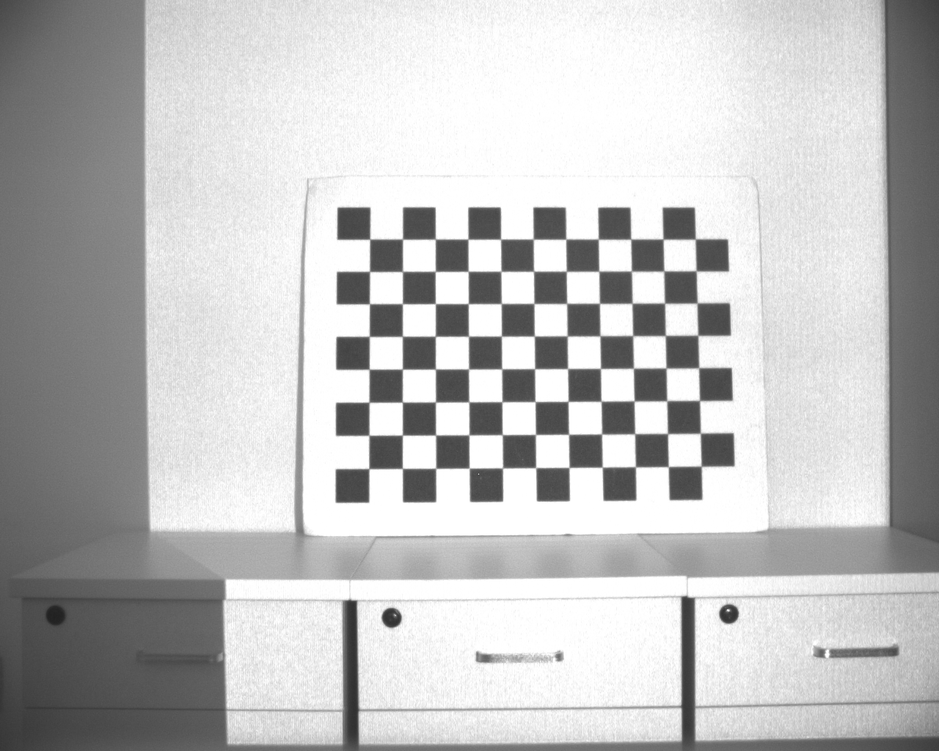
#> input picture python_CV_test/testimg/1.bmp, 939 x 751 px, shrunk from 1280 x 1024 before the run
$ python opencv_find_chess.py
#> lines starting #> are read from the running program, lines starting #| are printed output that depends on the picture; after the words box and inside, x2 and y2 are one past the last pixel; in counts of white or black regions, pixels touching at a corner belong together
import cv2
import numpy as np
import glob

# 找棋盘格角点
# 阈值
criteria = (cv2.TERM_CRITERIA_EPS + cv2.TERM_CRITERIA_MAX_ITER, 30, 0.001)
# 棋盘格模板规格
w = 11
h = 8
# 世界坐标系中的棋盘格点,例如(0,0,0), (1,0,0), (2,0,0) ....,(8,5,0)，去掉Z坐标，记为二维矩阵
objp = np.zeros((w * h, 3), np.float32)
objp[:, :2] = np.mgrid[0:w, 0:h].T.reshape(-1, 2)
# 储存棋盘格角点的世界坐标和图像坐标对
objpoints = []  # 在世界坐标系中的三维点
imgpoints = []  # 在图像平面的二维点

images = glob.glob('../testimg/1.bmp')
for fname in images:
    img = cv2.imread(fname)
#> img is the input picture: shape (751, 939, 3); min 32, max 255, mean 191.1
    gray = cv2.cvtColor(img, cv2.COLOR_BGR2GRAY)
    # 找到棋盘格角点
    ret, corners = cv2.findChessboardCorners(gray, (w, h), None)
#> ret = True; corners = 88 rows, first 8: [369.7, 239.2], [402.5, 239], [435.4, 239], [467.9, 239], [500.6, 239.2], [533.1, 239.1], [565.9, 239.1], [598.3, 239.1]
    # 如果找到足够点对，将其存储起来  使用cornerSubPix函数  确定像素级角点  更加准确
    if ret == True:
        cv2.cornerSubPix(gray, corners, (11, 11), (-1, -1), criteria)
    objpoints.append(objp)
    imgpoints.append(corners)


    # cv写入yaml文件
    cv_file1 = cv2.FileStorage("chess.yaml", cv2.FILE_STORAGE_WRITE)
    #matrix = np.array([[1, 2, 3], [4, 5, 6], [7, 8, 9]])
    print("write matrix\n", corners)
#> (printed output is left out)
    cv_file1.write("corners", corners)
   # cv_file1.release()

    # 将角点在图像上显示
    cv2.drawChessboardCorners(img, (w, h), corners, ret)
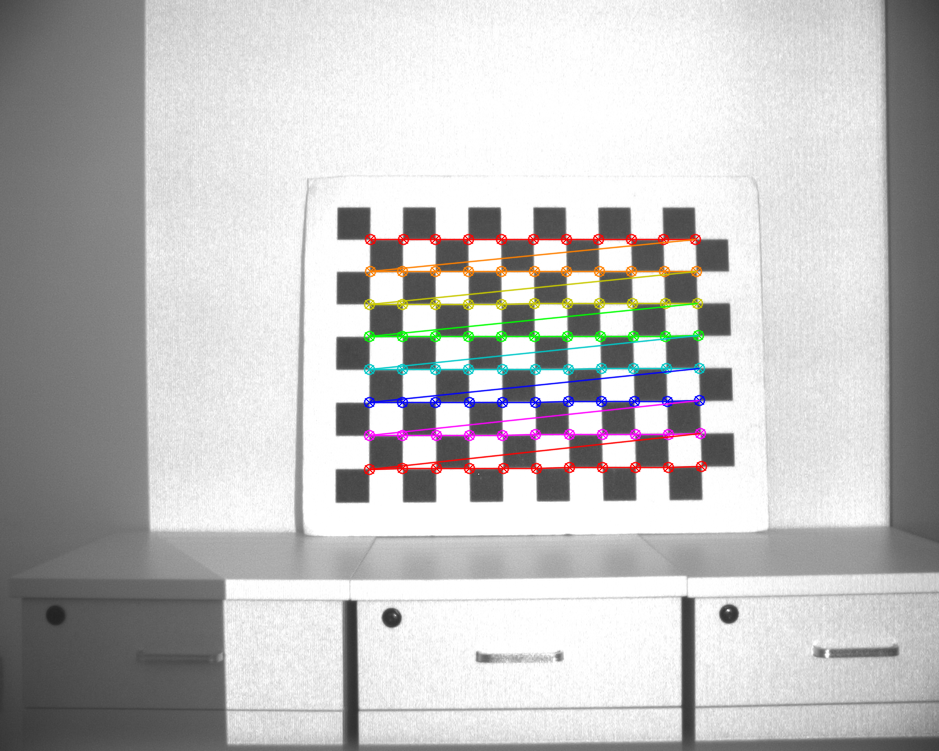
#> img: shape (751, 939, 3); 3.01% of pixels changed, all inside (x1, y1, x2, y2) = (363, 233, 708, 476)
    cv2.imshow('findCorners', img)
    cv2.waitKey()
cv2.destroyAllWindows()

centpoints = []
cornerlen=len(corners)
#> cornerlen = 88

a=int(11/10)
for i in range(len(corners)-18):
    onecenter=corners[int(i/10)+i]
    anpoint=corners[int(i/10+i)+12]
    x=onecenter[0][0]+(anpoint[0][0]-onecenter[0][0])/2
    y = onecenter[0][1] + (anpoint[0][1]  - onecenter[0][1] ) / 2
    centpoints.append([x,y])
#> this loop made 70 passes
#> (onecenter, anpoint, x, y) on passes 1 to 12: ([[369.7, 239.2]], [[402.5, 271.4]], 386.1, 255.3), ([[402.5, 239.1]], [[435.3, 271.3]], 418.9, 255.2), ([[435.3, 239.1]], [[468.2, 271.3]], 451.7, 255.2), ([[468, 239.1]], [[500.9, 271.3]], 484.4, 255.2), ([[500.5, 239.1]], [[533.6, 271.3]], 517.1, 255.2), ([[533.3, 239.1]], [[566.3, 271.3]], 549.8, 255.2), ([[565.8, 239.1]], [[598.8, 271.2]], 582.3, 255.2), ([[598.3, 239.1]], [[631.4, 271.1]], 614.8, 255.1), ([[630.7, 239.1]], [[663.7, 271]], 647.2, 255.1), ([[663, 239.1]], [[696.2, 270.9]], 679.6, 255), ([[369.5, 271.4]], [[402.4, 303.6]], 386, 287.5), ([[402.5, 271.4]], [[435.3, 303.6]], 418.9, 287.5)
#> after the loop, centpoints = 70 pairs, first value 385.6 to 684.4, second value 255 to 451.9


#1  5  9
#21 25 29
#41 45 49   int(i/3)*20+(4*(i%3)-3)


for i in range(8):
    for j in range(11-1):
        onecenter=corners[j*i+j]
        anpoint=corners[(j*i+j)+12]
        centpoints.append(onecenter)
#> after the loop, centpoints = 150 items, first 6: [386.1, 255.3], [418.9, 255.2], [451.7, 255.2], [484.4, 255.2], [517.1, 255.2], [549.8, 255.2]
# 标定

$ run again, with python_CV_test/testimg/111.bmp copied over python_CV_test/testimg/1.bmp
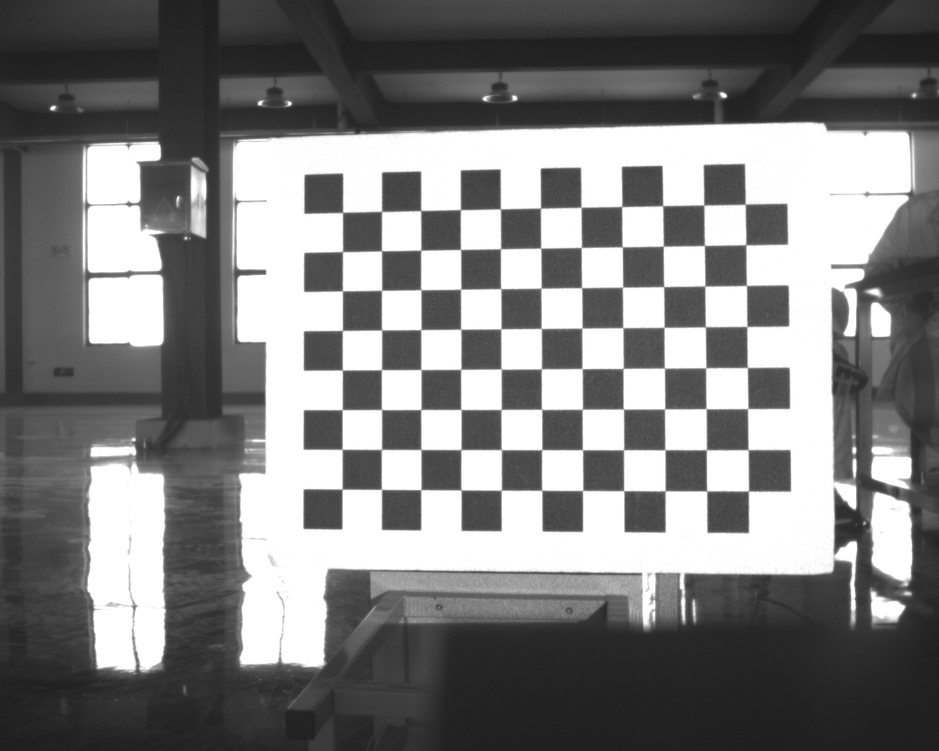
#> input picture python_CV_test/testimg/111.bmp, 939 x 751 px, shrunk from 1280 x 1024 before the run
#> img is the input picture: shape (751, 939, 3); min 25, max 255, mean 126.6
#> ret = True; corners = 88 rows, first 8: [341.5, 211.1], [382, 211.5], [420.5, 210.5], [460.5, 209.5], [499.8, 209.2], [540.6, 208.8], [581, 207.5], [622, 206.5]
#> (printed output is left out)
#> `cv2.drawChessboardCorners(img, (w, h), corners, ret)`:
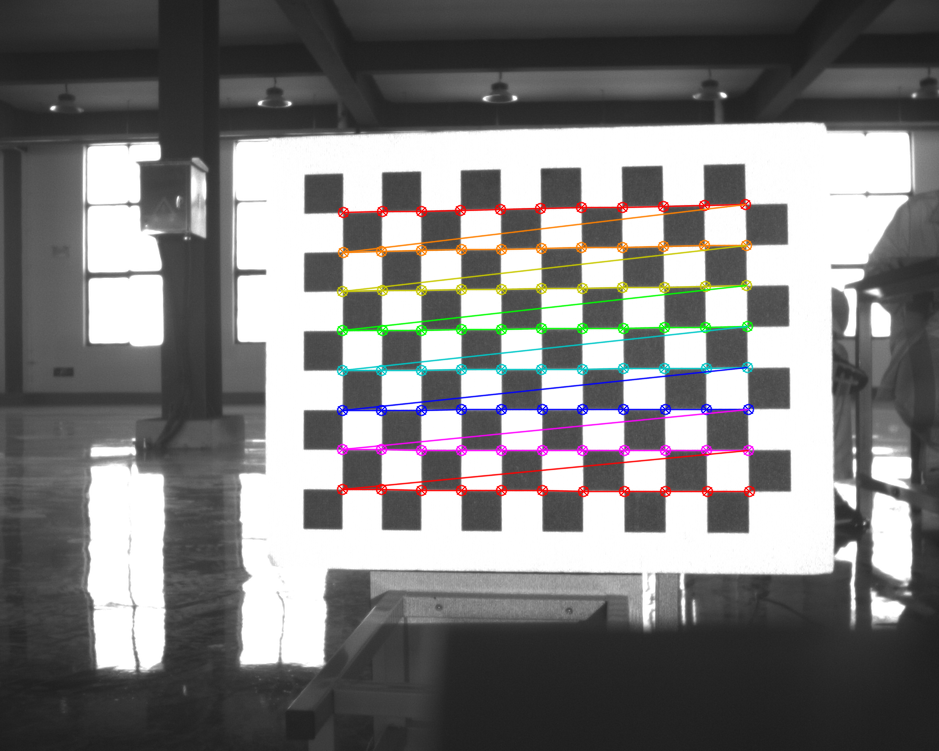
#> img: shape (751, 939, 3); 3.51% of pixels changed, all inside (x1, y1, x2, y2) = (336, 198, 756, 498)
#> cornerlen = 88
#> the loop `for i in range(len(corners)-18):` made 70 passes
#> (onecenter, anpoint, x, y) on passes 1 to 8: ([[342.6, 212.4]], [[381.5, 250.9]], 362, 231.6), ([[381.6, 211.4]], [[420.8, 250.2]], 401.2, 230.8), ([[420.7, 210.6]], [[460.5, 249.4]], 440.6, 230), ([[460.4, 209.6]], [[500.5, 248.7]], 480.5, 229.2), ([[500.4, 208.9]], [[540.7, 248.1]], 520.6, 228.5), ([[540.5, 208.1]], [[581.3, 247.5]], 560.9, 227.8), ([[581.1, 207.3]], [[622.2, 246.9]], 601.6, 227.1), ([[621.7, 206.6]], [[663.3, 246.2]], 642.5, 226.4)
#> after the loop `for i in range(len(corners)-18):`: centpoints = 70 pairs, first value 361.8 to 727.4, second value 224.9 to 470.4
#> after the loop `for i in range(8):`: centpoints = 150 items, first 6: [362, 231.6], [401.2, 230.8], [440.6, 230], [480.5, 229.2], [520.6, 228.5], [560.9, 227.8]

$ run again, with python_CV_test/testimg/222.bmp copied over python_CV_test/testimg/1.bmp
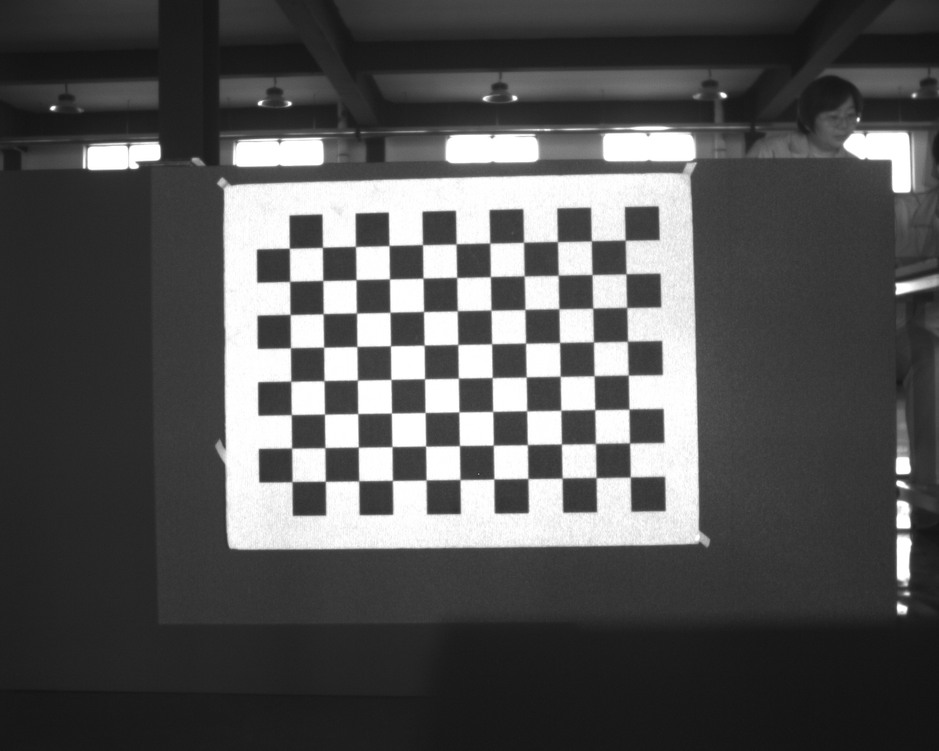
#> input picture python_CV_test/testimg/222.bmp, 939 x 751 px, shrunk from 1280 x 1024 before the run
#> img is the input picture: shape (751, 939, 3); min 18, max 255, mean 84.5
#> ret = True; corners = 88 rows, first 8: [630.5, 476.5], [596, 477.5], [562, 478], [527.5, 478.5], [494, 476.8], [460, 479.5], [426, 480], [392.3, 479.6]
#> (printed output is left out)
#> `cv2.drawChessboardCorners(img, (w, h), corners, ret)`:
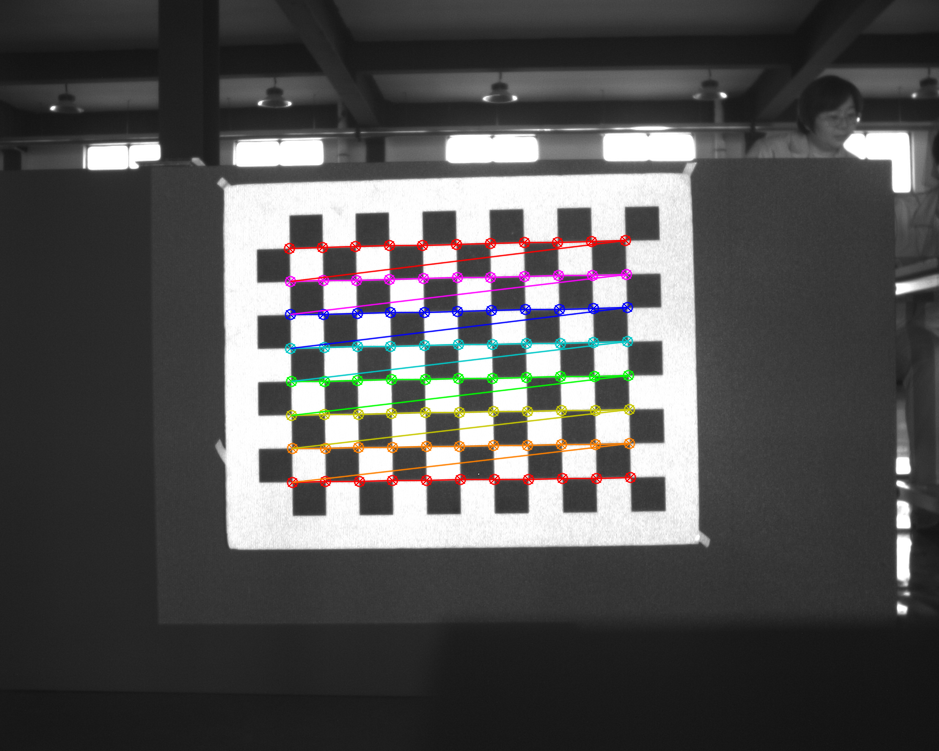
#> img: shape (751, 939, 3); 3.07% of pixels changed, all inside (x1, y1, x2, y2) = (283, 234, 637, 489)
#> cornerlen = 88
#> the loop `for i in range(len(corners)-18):` made 70 passes
#> (onecenter, anpoint, x, y) on passes 1 to 8: ([[630.3, 477]], [[595.4, 443.6]], 612.8, 460.3), ([[596.1, 477.5]], [[561.4, 444.1]], 578.8, 460.8), ([[562.1, 478.1]], [[527.4, 444.6]], 544.8, 461.3), ([[527.9, 478.5]], [[493.3, 445.2]], 510.6, 461.9), ([[493.9, 479]], [[459.5, 445.6]], 476.7, 462.3), ([[459.9, 479.5]], [[425.6, 446.1]], 442.8, 462.8), ([[426.1, 480]], [[391.9, 446.6]], 409, 463.3), ([[392.4, 480.4]], [[358.3, 447.2]], 375.3, 463.8)
#> after the loop `for i in range(len(corners)-18):`: centpoints = 70 pairs, first value 306.1 to 612.8, second value 257.3 to 464.7
#> after the loop `for i in range(8):`: centpoints = 150 items, first 6: [612.8, 460.3], [578.8, 460.8], [544.8, 461.3], [510.6, 461.9], [476.7, 462.3], [442.8, 462.8]

$ run again, with python_CV_test/testimg/3.bmp copied over python_CV_test/testimg/1.bmp
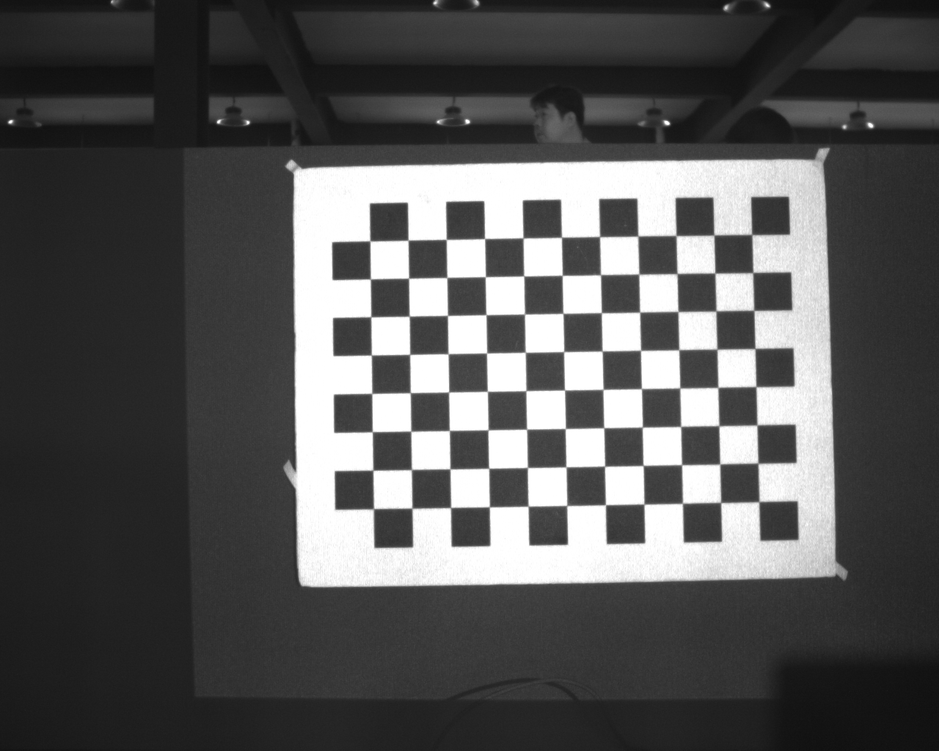
#> input picture python_CV_test/testimg/3.bmp, 939 x 751 px, shrunk from 1280 x 1024 before the run
#> img is the input picture: shape (751, 939, 3); min 15, max 255, mean 87.8
#> ret = True; corners = 88 rows, first 8: [759, 502], [721.2, 503.4], [683.3, 501.6], [645.1, 505.5], [606.4, 503.8], [566.7, 505.2], [527.4, 507.5], [488.5, 505.8]
#> (printed output is left out)
#> `cv2.drawChessboardCorners(img, (w, h), corners, ret)`:
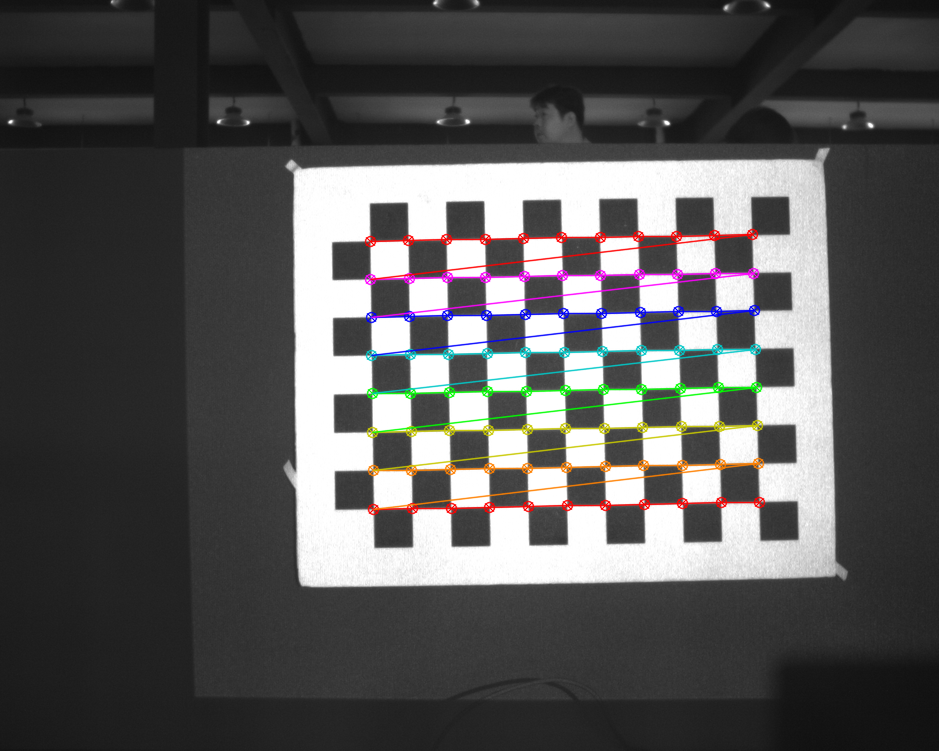
#> img: shape (751, 939, 3); 3.38% of pixels changed, all inside (x1, y1, x2, y2) = (364, 228, 766, 516)
#> cornerlen = 88
#> the loop `for i in range(len(corners)-18):` made 70 passes
#> (onecenter, anpoint, x, y) on passes 1 to 8: ([[759, 501.6]], [[719.8, 464.1]], 739.4, 482.8), ([[720.6, 502.4]], [[681.6, 464.7]], 701.1, 483.5), ([[682.5, 503.3]], [[643.1, 465.4]], 662.8, 484.4), ([[643.9, 504]], [[604.6, 466.2]], 624.3, 485.1), ([[605.4, 504.7]], [[566, 466.8]], 585.7, 485.8), ([[566.8, 505.4]], [[527.4, 467.5]], 547.1, 486.5), ([[528.1, 506.2]], [[488.7, 468.2]], 508.4, 487.2), ([[489.4, 506.8]], [[450, 468.9]], 469.7, 487.8)
#> after the loop `for i in range(len(corners)-18):`: centpoints = 70 pairs, first value 389.3 to 739.4, second value 253.8 to 489.2
#> after the loop `for i in range(8):`: centpoints = 150 items, first 6: [739.4, 482.8], [701.1, 483.5], [662.8, 484.4], [624.3, 485.1], [585.7, 485.8], [547.1, 486.5]
